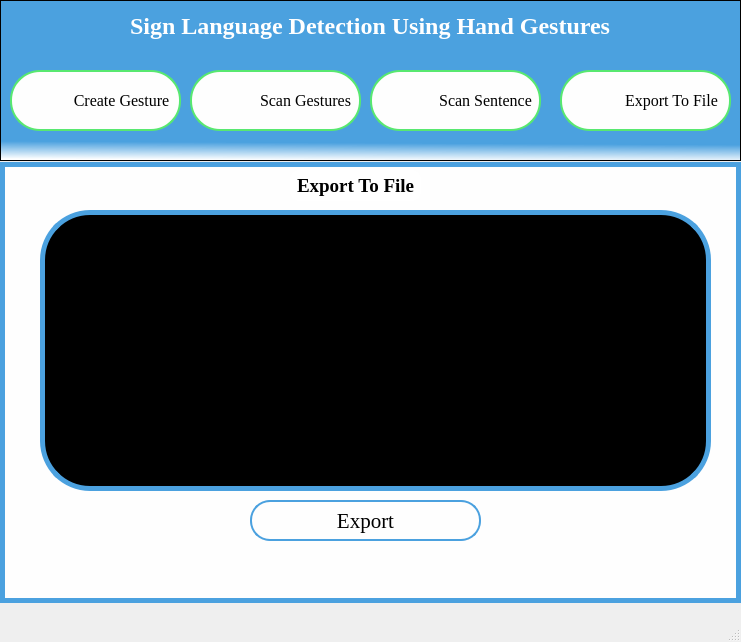
<?xml version="1.0" encoding="UTF-8"?>
<ui version="4.0">
 <class>MainWindow</class>
 <widget class="QMainWindow" name="MainWindow">
  <property name="geometry">
   <rect>
    <x>0</x>
    <y>0</y>
    <width>741</width>
    <height>642</height>
   </rect>
  </property>
  <property name="windowTitle">
   <string>MainWindow</string>
  </property>
  <widget class="QWidget" name="centralwidget">
   <widget class="QGraphicsView" name="graphicsView">
    <property name="geometry">
     <rect>
      <x>0</x>
      <y>162</y>
      <width>741</width>
      <height>441</height>
     </rect>
    </property>
    <property name="styleSheet">
     <string notr="true">background-color:#fefefe;
border: 5px solid #4ba1df;</string>
    </property>
   </widget>
   <widget class="QLabel" name="label">
    <property name="geometry">
     <rect>
      <x>290</x>
      <y>170</y>
      <width>131</width>
      <height>31</height>
     </rect>
    </property>
    <property name="font">
     <font>
      <family>Times New Roman</family>
      <pointsize>14</pointsize>
      <weight>75</weight>
      <bold>true</bold>
     </font>
    </property>
    <property name="styleSheet">
     <string notr="true">color:black;
background-color: white;
border: 2px solid white; border-radius:10px;</string>
    </property>
    <property name="text">
     <string>Export To File</string>
    </property>
   </widget>
   <widget class="QTextBrowser" name="textBrowser_98">
    <property name="enabled">
     <bool>true</bool>
    </property>
    <property name="geometry">
     <rect>
      <x>40</x>
      <y>210</y>
      <width>671</width>
      <height>281</height>
     </rect>
    </property>
    <property name="styleSheet">
     <string notr="true">border: 5px solid #4ba1df; border-radius:50px;
background-color:black;
color:white;</string>
    </property>
    <property name="frameShape">
     <enum>QFrame::Box</enum>
    </property>
    <property name="html">
     <string>&lt;!DOCTYPE HTML PUBLIC &quot;-//W3C//DTD HTML 4.0//EN&quot; &quot;http://www.w3.org/TR/REC-html40/strict.dtd&quot;&gt;
&lt;html&gt;&lt;head&gt;&lt;meta name=&quot;qrichtext&quot; content=&quot;1&quot; /&gt;&lt;style type=&quot;text/css&quot;&gt;
p, li { white-space: pre-wrap; }
&lt;/style&gt;&lt;/head&gt;&lt;body style=&quot; font-family:'MS Shell Dlg 2'; font-size:8.25pt; font-weight:400; font-style:normal;&quot;&gt;
&lt;p style=&quot;-qt-paragraph-type:empty; margin-top:0px; margin-bottom:0px; margin-left:0px; margin-right:0px; -qt-block-indent:0; text-indent:0px;&quot;&gt;&lt;br /&gt;&lt;/p&gt;&lt;/body&gt;&lt;/html&gt;</string>
    </property>
   </widget>
   <widget class="QPushButton" name="pushButton_2">
    <property name="geometry">
     <rect>
      <x>250</x>
      <y>500</y>
      <width>231</width>
      <height>41</height>
     </rect>
    </property>
    <property name="font">
     <font>
      <family>Times New Roman</family>
      <pointsize>16</pointsize>
      <weight>50</weight>
      <italic>false</italic>
      <bold>false</bold>
     </font>
    </property>
    <property name="styleSheet">
     <string notr="true">QPushButton#pushButton_2{
color: black;
background-color:#fefefe;
border: 2px solid #4ba1df; border-radius:20px;
font: 16pt &quot;Times New Roman&quot;;
background-repeat:none;
}
QPushButton#pushButton_2:hover
{
	background-color:lightgreen;
	color:black;
}</string>
    </property>
    <property name="text">
     <string>Export</string>
    </property>
   </widget>
   <widget class="QGraphicsView" name="graphicsView_2">
    <property name="geometry">
     <rect>
      <x>0</x>
      <y>0</y>
      <width>741</width>
      <height>161</height>
     </rect>
    </property>
    <property name="toolTip">
     <string>&lt;html&gt;&lt;head/&gt;&lt;body&gt;&lt;p&gt;&lt;br/&gt;&lt;/p&gt;&lt;/body&gt;&lt;/html&gt;</string>
    </property>
    <property name="styleSheet">
     <string notr="true">background-color: qlineargradient(spread:pad, x1:0.543136, y1:0.074, x2:0.52, y2:1, stop:0.880682 rgba(75, 161, 223, 255), stop:1 rgba(255, 255, 255, 255));
</string>
    </property>
   </widget>
   <widget class="QLabel" name="label_2">
    <property name="geometry">
     <rect>
      <x>130</x>
      <y>10</y>
      <width>491</width>
      <height>31</height>
     </rect>
    </property>
    <property name="font">
     <font>
      <family>Times New Roman</family>
      <pointsize>18</pointsize>
      <weight>75</weight>
      <bold>true</bold>
     </font>
    </property>
    <property name="styleSheet">
     <string notr="true">color:white;</string>
    </property>
    <property name="text">
     <string>Sign Language Detection Using Hand Gestures</string>
    </property>
   </widget>
   <widget class="QPushButton" name="create">
    <property name="geometry">
     <rect>
      <x>10</x>
      <y>70</y>
      <width>171</width>
      <height>61</height>
     </rect>
    </property>
    <property name="font">
     <font>
      <family>TImes New Roman</family>
      <pointsize>12</pointsize>
      <weight>50</weight>
      <italic>false</italic>
      <bold>false</bold>
     </font>
    </property>
    <property name="layoutDirection">
     <enum>Qt::RightToLeft</enum>
    </property>
    <property name="styleSheet">
     <string notr="true">QPushButton#create{
padding-left:-40px;
color:black;
background-color:#fefefe;
border: 2px solid #58e870; border-radius:30px;
font: 12pt &quot;TImes New Roman&quot;;
background-image:url(&quot;icons/create.png&quot;);
background-repeat:none;
}
QPushButton#create:hover
{
   background-color:lightgreen;
	color:white;
}</string>
    </property>
    <property name="text">
     <string>   Create Gesture</string>
    </property>
   </widget>
   <widget class="QPushButton" name="scan_sen">
    <property name="geometry">
     <rect>
      <x>370</x>
      <y>70</y>
      <width>171</width>
      <height>61</height>
     </rect>
    </property>
    <property name="font">
     <font>
      <family>TImes New Roman</family>
      <pointsize>12</pointsize>
      <weight>50</weight>
      <italic>false</italic>
      <bold>false</bold>
     </font>
    </property>
    <property name="styleSheet">
     <string notr="true">QPushButton#scan_sen{
padding-left:-40px;
color:black;
background-color:#fefefe;
border: 2px solid #58e870; border-radius:30px;
font: 12pt &quot;TImes New Roman&quot;;
background-image:url(&quot;icons/sent.png&quot;);
background-repeat:none;
}
QPushButton#scan_sen:hover
{
   background-color:lightgreen;
	color:white;
}</string>
    </property>
    <property name="text">
     <string>                          Scan Sentence </string>
    </property>
   </widget>
   <widget class="QPushButton" name="scan_sinlge">
    <property name="geometry">
     <rect>
      <x>190</x>
      <y>70</y>
      <width>171</width>
      <height>61</height>
     </rect>
    </property>
    <property name="font">
     <font>
      <family>TImes New Roman</family>
      <pointsize>12</pointsize>
      <weight>50</weight>
      <italic>false</italic>
      <bold>false</bold>
     </font>
    </property>
    <property name="layoutDirection">
     <enum>Qt::LeftToRight</enum>
    </property>
    <property name="autoFillBackground">
     <bool>false</bool>
    </property>
    <property name="styleSheet">
     <string notr="true">QPushButton#scan_sinlge{
padding-left:-40px;
color:black;
background-color:#fefefe;
border: 2px solid #58e870; border-radius:30px;
font: 12pt &quot;TImes New Roman&quot;;
background-image:url(&quot;icons/scan.png&quot;);
background-repeat:none;
}
QPushButton#scan_sinlge:hover
{
   background-color:lightgreen;
	color:white;
}</string>
    </property>
    <property name="text">
     <string>                         Scan Gestures</string>
    </property>
   </widget>
   <widget class="QPushButton" name="exp2">
    <property name="geometry">
     <rect>
      <x>560</x>
      <y>70</y>
      <width>171</width>
      <height>61</height>
     </rect>
    </property>
    <property name="font">
     <font>
      <family>TImes New Roman</family>
      <pointsize>12</pointsize>
      <weight>50</weight>
      <italic>false</italic>
      <bold>false</bold>
     </font>
    </property>
    <property name="styleSheet">
     <string notr="true">QPushButton#exp2{
padding-left:-40px;
color:black;
background-color:#fefefe;
border: 2px solid #58e870; border-radius:30px;
font: 12pt &quot;TImes New Roman&quot;;
background-image:url(&quot;icons/export.png&quot;);
background-repeat:none;
}
QPushButton#exp2:hover
{
   background-color:lightgreen;
	color:white;
}</string>
    </property>
    <property name="text">
     <string>                       Export To File</string>
    </property>
    <property name="checkable">
     <bool>false</bool>
    </property>
    <property name="autoRepeat">
     <bool>false</bool>
    </property>
    <property name="autoExclusive">
     <bool>false</bool>
    </property>
    <property name="autoDefault">
     <bool>false</bool>
    </property>
    <property name="default">
     <bool>false</bool>
    </property>
    <property name="flat">
     <bool>false</bool>
    </property>
   </widget>
  </widget>
  <widget class="QMenuBar" name="menubar">
   <property name="geometry">
    <rect>
     <x>0</x>
     <y>0</y>
     <width>741</width>
     <height>21</height>
    </rect>
   </property>
  </widget>
  <widget class="QStatusBar" name="statusbar"/>
 </widget>
 <resources/>
 <connections/>
</ui>
